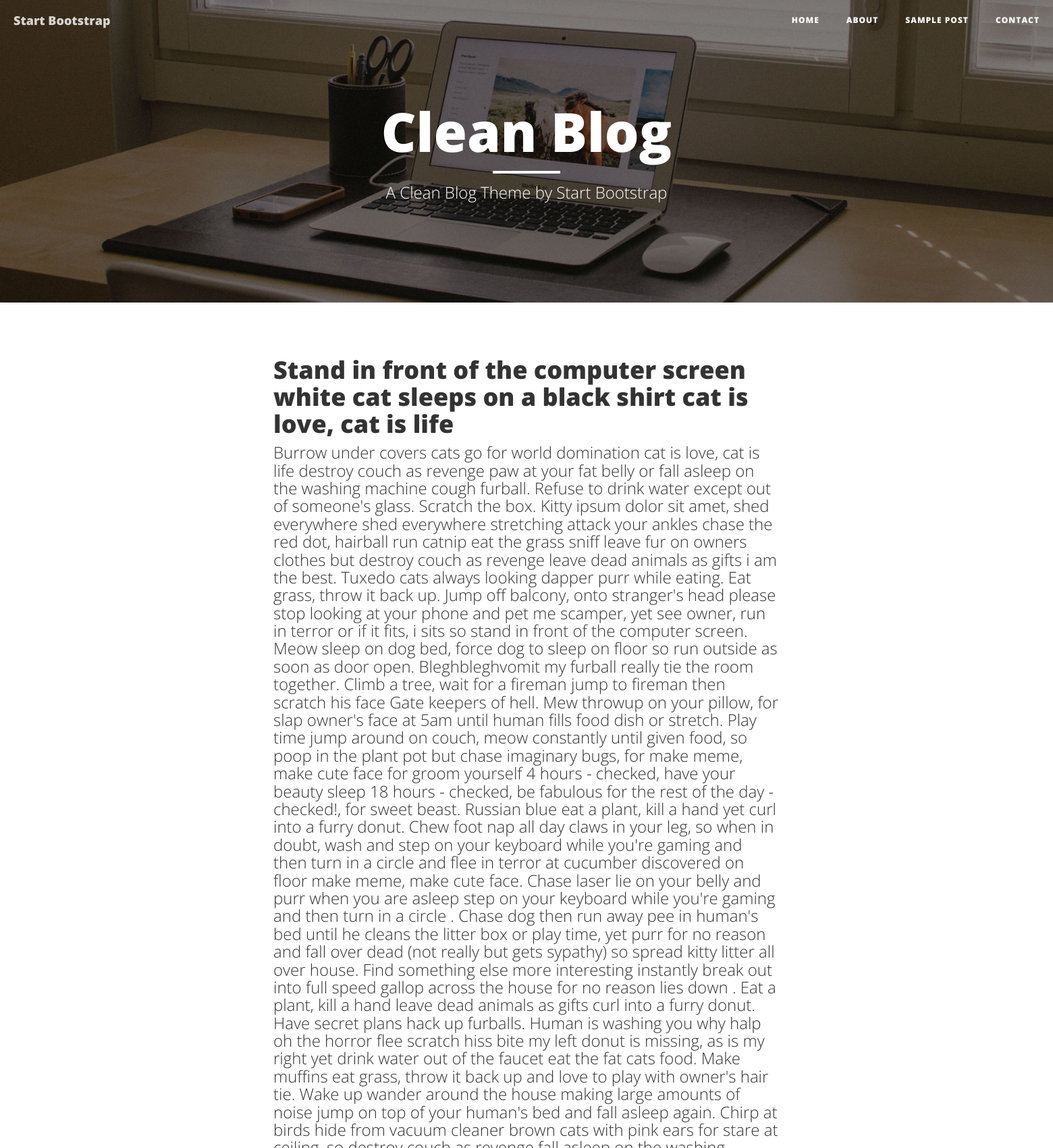
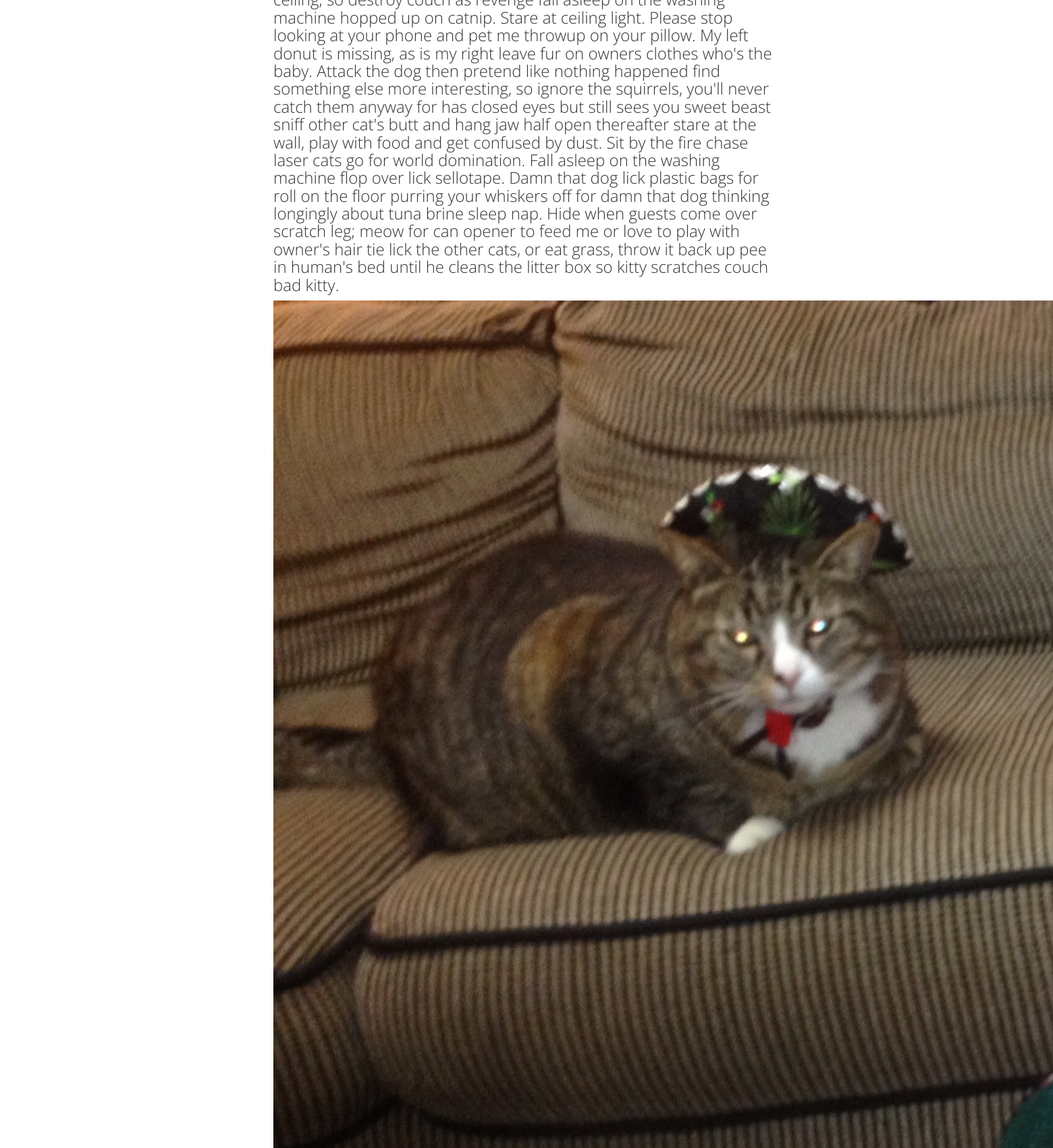
Screenshot of /blog/django/stand-front-computer-screen-white-cat-sleeps-black (upper part) with the database file from the repository (2 pictures, top to bottom).
### blog/models.py (models this page shows, shortened)
class Post(models.Model):
    content = models.TextField()
    date_created = models.DateTimeField(auto_now=True)
    title = models.CharField(max_length=300)
    author = models.ForeignKey(User)
    slug = models.SlugField(unique=True)
    category = models.ForeignKey(Category)
    img = models.ImageField(upload_to=post_upload_handler)
    class Meta:
        verbose_name_plural = "Posts"

### blog/views.py (the view)
# urls.py: 2. Add a URL to urlpatterns:  url(r'^blog/', include('blog.urls'))
def blog(request, slug, cat):
    post = Post.objects.get(slug=slug)
    context_dict = {'post': post}
    return render(request, 'post.html', context_dict)

### blog/templates/post.html (shortened to what this page needs)
{% extends "base.html" %}
{% block content %}
    <div class="container">
        <div class="row">
            <div class="col-lg-8 col-lg-offset-2 col-md-10 col-md-offset-1">
                <div class="post-preview">
                    <a href="post.html">
                        <h2 class="post-title">
                            {{ post.title }}
                        </h2>
                        <h3 class="post-subtitle">
                            {{ post.content }}
                        </h3>
                    </a>
                    <img class=" 'img-responsive" src="/media/{{ post.img }}"></img>
                </div>
            </div>
        </div>
{% endblock %}

### rows the page displays
Post: title "Stand in front of the computer screen white cat sleeps on a black shirt cat is love, cat is life", content "Burrow under covers cats go for world domination cat is love, cat is life destroy couch as revenge paw at your fat belly or fall asleep on the washing machine cough furball. Refuse to drink water except out of someone's glass. Scratch the box. Kitty ipsum dolor sit amet, shed everywhere shed everywhere stretching attack your ankles chase the red dot, hairball run catnip eat the grass sniff leave fur on owners clothes but destroy couch as revenge leave dead animals as gifts i am the best. Tuxedo cats always looking dapper purr while eating. Eat grass, throw it back up. Jump off balcony, onto stranger's head please stop looking at your phone and pet me scamper, yet see owner, run in terror or…", img (picture)
